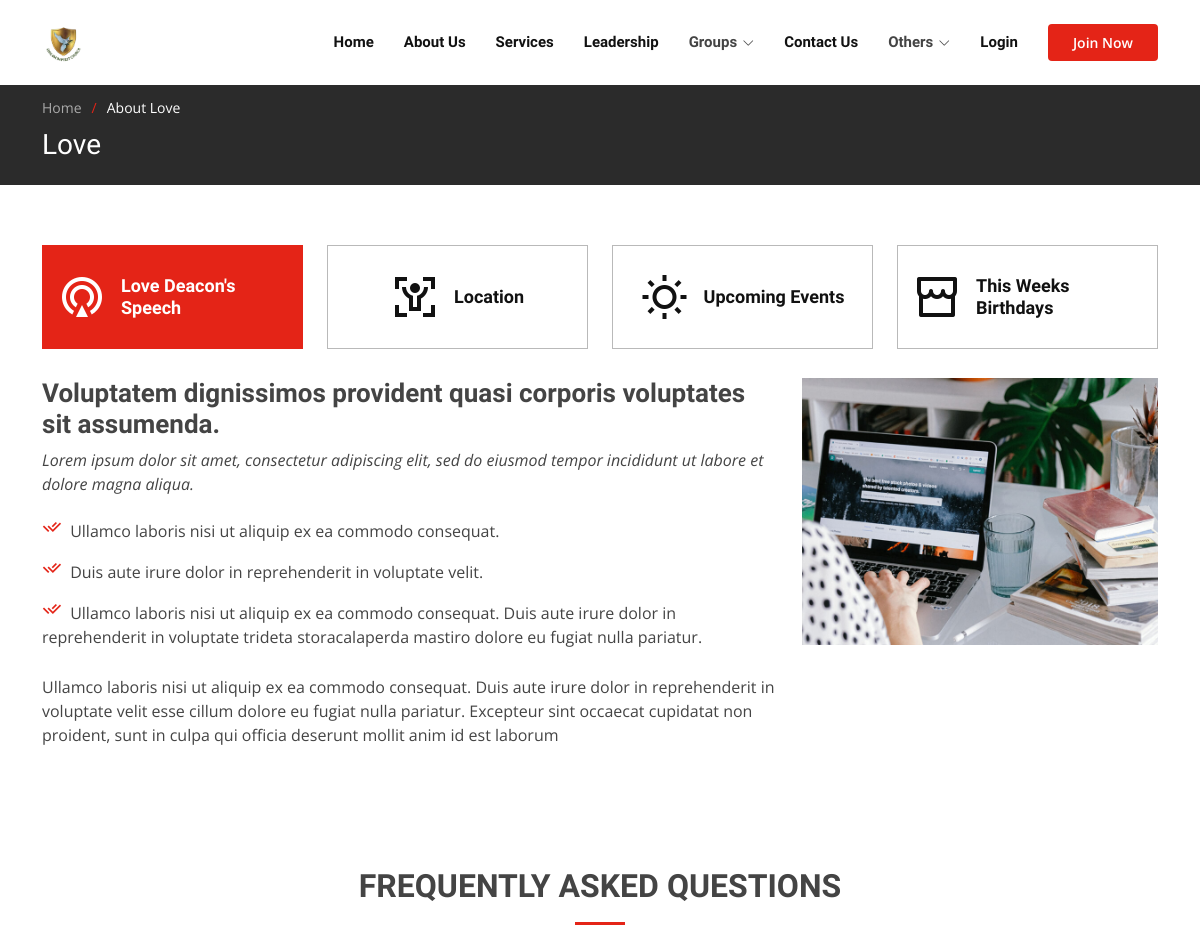
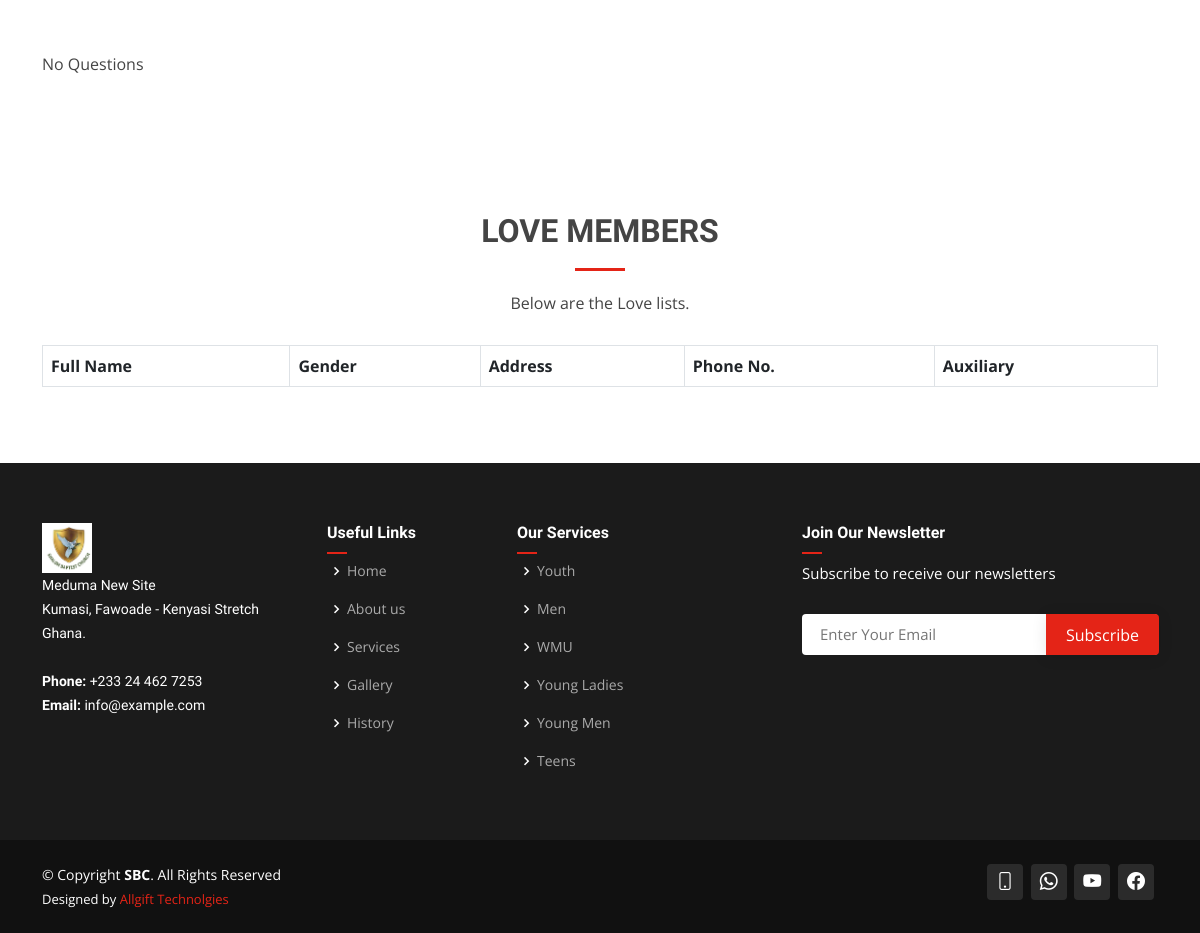
/family_details/7/, run on the app's committed database (2 pictures, top to bottom).
### core/models.py (models this page shows, shortened)
class Family(models.Model):
    name = models.CharField(max_length=255)
    contact = models.CharField(max_length=13, blank=True, null=True)
    location = models.TextField(blank=True, null=True)
    speech = models.TextField(blank=True, null=True)
    deacon = models.ImageField(default='group.png', upload_to='auxiliaries', blank=True, null=True)
    group_img = models.ImageField(default='group.png', upload_to='auxiliaries', blank=True, null=True)
    contribution_target = models.DecimalField(max_digits=8, decimal_places=2, blank=True, null=True)
    def get_absolute_url(self):
        return reverse('family_details', args=[str(self.id)])

class Auxiliaries(models.Model):
    name = models.CharField(max_length=255)
    designation = models.CharField(max_length=255, blank=True, null=True)
    about_us = models.TextField(blank=True, null=True)
    mission = models.TextField(blank=True, null=True)
    speech = models.TextField(blank=True, null=True)
    deacon = models.ImageField(default='group.png', upload_to='auxiliaries', blank=True, null=True)
    group_img = models.ImageField(default='group.png', upload_to='auxiliaries', blank=True, null=True)
    contribution_target = models.DecimalField(max_digits=8, decimal_places=2, blank=True, null=True)
    def get_absolute_url(self):
        return reverse('aux_details', args=[str(self.id)])

### core/views.py (the view)
# urls.py: path('family_details/<int:id>/', views.fam_details, name='family_details'),
def fam_details(request, id):
    auxiliaries = Auxiliaries.objects.all()
    families = Family.objects.all()
    ministries = Ministries.objects.all()
    family = get_object_or_404(Family, pk=id)
    faqs = FamilyFAQ.objects.filter(family=family.id)
    context = {
        'family': family,
        'faqs': faqs,
        'auxiliaries': auxiliaries,
        'families': families,
        'ministries': ministries,
    }
    return render(request, 'core/family_detail.html', context)

### core/models.py (called while the page is built)
    def get_absolute_url(self):
        return reverse('min_details', args=[str(self.id)])

### templates/core/family_detail.html (shortened to what this page needs)
{% extends 'base.html' %}
{% load static %}
{% load crispy_forms_tags %}
{% block content %}
  <main id="main">
    <section class="breadcrumbs">
      <div class="container">
        <ol>
          <li><a href="{% url 'home' %}">Home</a></li>
          <li>About {{family.name}}</li>
        </ol>
        <h2>{{family.name}}</h2>
      </div>
    </section>
    <section id="tabs" class="tabs">
      <div class="container" data-aos="fade-up">
        <ul class="nav nav-tabs row d-flex">
          <li class="nav-item col-3">
            <a class="nav-link active show" data-bs-toggle="tab" data-bs-target="#tab-1">
              <i class="ri-gps-line"></i>
              <h4 class="d-none d-lg-block">{{family.name}} Deacon's Speech</h4>
            </a>
          </li>
          <li class="nav-item col-3">
            <a class="nav-link" data-bs-toggle="tab" data-bs-target="#tab-2">
              <i class="ri-body-scan-line"></i>
              <h4 class="d-none d-lg-block">Location</h4>
            </a>
          </li>
          <li class="nav-item col-3">
            <a class="nav-link" data-bs-toggle="tab" data-bs-target="#tab-3">
              <i class="ri-sun-line"></i>
              <h4 class="d-none d-lg-block">Upcoming Events</h4>
            </a>
          </li>
          <li class="nav-item col-3">
            <a class="nav-link" data-bs-toggle="tab" data-bs-target="#tab-4">
              <i class="ri-store-line"></i>
              <h4 class="d-none d-lg-block">This Weeks Birthdays</h4>
            </a>
          </li>
        </ul>
        <div class="tab-content">
          <div class="tab-pane active show" id="tab-1">
            <div class="row">
              <div class="col-lg-8 order-2 order-lg-1 mt-3 mt-lg-0" data-aos="fade-up" data-aos-delay="100">
                <h3>Voluptatem dignissimos provident quasi corporis voluptates sit assumenda.</h3>
                <p class="fst-italic">
                  Lorem ipsum dolor sit amet, consectetur adipiscing elit, sed do eiusmod tempor incididunt ut labore et dolore
                  magna aliqua.
                </p>
                <ul>
                  <li><i class="ri-check-double-line"></i> Ullamco laboris nisi ut aliquip ex ea commodo consequat.</li>
                  <li><i class="ri-check-double-line"></i> Duis aute irure dolor in reprehenderit in voluptate velit.</li>
                  <li><i class="ri-check-double-line"></i> Ullamco laboris nisi ut aliquip ex ea commodo consequat. Duis aute irure dolor in reprehenderit in voluptate trideta storacalaperda mastiro dolore eu fugiat nulla pariatur.</li>
                </ul>
                <p>
                  Ullamco laboris nisi ut aliquip ex ea commodo consequat. Duis aute irure dolor in reprehenderit in voluptate
                  velit esse cillum dolore eu fugiat nulla pariatur. Excepteur sint occaecat cupidatat non proident, sunt in
                  culpa qui officia deserunt mollit anim id est laborum
                </p>
              </div>
              <div class="col-lg-4 order-1 order-lg-2 text-center" data-aos="fade-up" data-aos-delay="200">
                <img src="{% static 'assets/img/tabs-1.jpg' %}" alt="" class="img-fluid">
              </div>
            </div>
          </div>
        </div>
      </div>
    </section>
    <section id="faq" class="faq">
      <div class="container" data-aos="fade-up">
        <div class="section-title">
          <h2>Frequently Asked Questions</h2>
        </div>
        <ul class="faq-list accordion" data-aos="fade-up">
          {% for faq in faqs %}
            <li>
            <a data-bs-toggle="collapse" class="collapsed" data-bs-target="#faq-content-{{faq.id}}">{{faq.question}} <i class="bx bx-chevron-down icon-show"></i><i class="bx bx-x icon-close"></i></a>
            <div id="faq-content-{{faq.id}}" class="collapse" data-bs-parent=".faq-list">
              <p>
                {{faq.answer}}
              </p>
            </div>
          </li>
          {% empty  %}
            <p>No Questions</p>
          {% endfor %}
        </ul>
      </div>
    </section>
    <section class="inner-page">
      <div class="container" data-aos="fade-up">
        <div class="section-title">
          <h2>{{family.name}} Members</h2>
          <p>Below are the {{family.name}} lists.</p>
        </div>
        <table class="table table-hover table-bordered">
          <thead>
            <tr>
              <th>Full Name</th>
              <th>Gender</th>
              <th>Address</th>
              <th>Phone No.</th>
              <th>Auxiliary</th>
            </tr>
          </thead>
        </table>
      </div>
    </section>
  </main>
{% endblock content %}

### templates/base.html (shortened to what this page needs)
{% load static %}
<!DOCTYPE html>
<html lang="en">
<head>
  <link href="{% static 'assets/vendor/aos/aos.css' %}" rel="stylesheet">
  <link href="{% static 'assets/vendor/bootstrap/css/bootstrap.min.css' %}" rel="stylesheet">
  <link href="{% static 'assets/vendor/bootstrap-icons/bootstrap-icons.css' %}" rel="stylesheet">
  <link href="{% static 'assets/vendor/boxicons/css/boxicons.min.css' %}" rel="stylesheet">
  <link href="{% static 'assets/vendor/glightbox/css/glightbox.min.css' %}" rel="stylesheet">
  <link href="{% static 'assets/vendor/remixicon/remixicon.css' %}" rel="stylesheet">
  <link href="{% static 'assets/vendor/swiper/swiper-bundle.min.css' %}" rel="stylesheet">
  <link href="{% static 'assets/css/style.css' %}" rel="stylesheet">
</head>
<body>
  <header id="header" class="fixed-top d-flex align-items-center">
    <div class="container d-flex align-items-center">
       <a href="{% url 'home' %}" class="logo me-auto"><img src="{% static 'assets/img/shalom_logo.png' %}" alt=""></a>
      <nav id="navbar" class="navbar order-last order-lg-0">
        <ul>
          <li><a href="{% url 'home' %}#hero">Home</a></li>
          <li><a href="{% url 'home' %}#about">About Us</a></li>
          <li><a href="{% url 'home' %}#services">Services</a></li>
          <li><a href="{% url 'home' %}#team">Leadership</a></li>
          <li class="dropdown"><a><span>Groups</span> <i class="bi bi-chevron-down"></i></a>
          </li>
          <li><a href="{% url 'home' %}#contact">Contact Us</a></li>
          <li class="dropdown"><a><span>Others</span> <i class="bi bi-chevron-down"></i></a>
          </li>
           {% if user.is_authenticated%}
           <li class="dropdown"><a><span>{{user.username}}</span> <i class="bi bi-chevron-down dropdown-indicator"></i></a>
            <ul>
              <li><a href="{% url 'profile' request.user %}">Profile</a></li>
              <li><a href="{% url 'logout' %}">Logout</a></li>
            </ul>
          </li>
          {% else %}
          <li><a href="{% url 'login' %}">Login</a></li>
          {% endif %}
        </ul>
      </nav>
      {% if user.is_authenticated%}
        <a href="" class="get-started-btn scrollto">Donate Now</a>
      {% else %}
        <a href="{% url 'join' %}" class="get-started-btn scrollto">Join Now</a>
      {% endif %}
    </div>
  </header>
  {% block content %}
  {% endblock content %}
  <footer id="footer">
    <div class="footer-top">
      <div class="container">
        <div class="row">
          <div class="col-lg-3 col-md-6 footer-contact">
            <a href="{% url 'home' %}" class="logo me-auto"><img src="{% static 'assets/img/shalom_logo.png' %}" alt="" height="50"></a>
            <p>
              Meduma New Site <br>
              Kumasi, Fawoade - Kenyasi Stretch<br>
              Ghana. <br><br>
              <strong>Phone:</strong> +233 24 462 7253<br>
              <strong>Email:</strong> info@example.com<br>
            </p>
          </div>
          <div class="col-lg-2 col-md-6 footer-links">
            <h4>Useful Links</h4>
            <ul>
              <li><i class="bx bx-chevron-right"></i> <a href="{% url 'home' %}">Home</a></li>
              <li><i class="bx bx-chevron-right"></i> <a href="{% url 'home' %}#about">About us</a></li>
              <li><i class="bx bx-chevron-right"></i> <a href="{% url 'home' %}#services">Services</a></li>
              <li><i class="bx bx-chevron-right"></i> <a href="{% url 'gallery' %}">Gallery</a></li>
              <li><i class="bx bx-chevron-right"></i> <a href="{% url 'history' %}">History</a></li>
            </ul>
          </div>
          <div class="col-lg-3 col-md-6 footer-links">
            <h4>Our Services</h4>
            <ul>
              {% for aux in auxiliaries%}
                <li><i class="bx bx-chevron-right"></i> <a href="{{aux.get_absolute_url}}">{{aux.name}}</a></li>
              {% endfor %}
            </ul>
          </div>
          <div class="col-lg-4 col-md-6 footer-newsletter">
            <h4>Join Our Newsletter</h4>
            <p>Subscribe to receive our newsletters</p>
            <form action="{% url 'subscribers' %}" method="post">
              <input type="email" name="email" placeholder="Enter Your Email">
              <input type="submit" value="Subscribe">
            </form>
          </div>
        </div>
      </div>
    </div>
    <div class="container d-md-flex py-4">
      <div class="me-md-auto text-center text-md-start">
        <div class="copyright">
          &copy; Copyright <strong><span>SBC</span></strong>. All Rights Reserved
        </div>
        <div class="credits">
          Designed by <a href="https://allgifttechnologies.com/">Allgift Technolgies</a>
        </div>
      </div>
      <div class="social-links text-center text-md-end pt-3 pt-md-0">
        {% if user.is_authenticated %}
            <a href="tel:+233244627253" class="google-plus"><i class="bi bi-phone"></i></a>
          {% else %}
            <a href="tel:+233244627253" class="google-plus"><i class="bi bi-phone"></i></a>
          {% endif %}
          <a href="https://api.whatsapp.com/send?phone=233244627253" class="google-plus"><i class="bi bi-whatsapp"></i></a>
          <a href="https://www.youtube.com/@shalombaptistchurch6140/videos" class="google-plus" target="_blank"><i class="bi bi-youtube"></i></a>
          <a href="https://web.facebook.com/baptistshalom?_rdc=1&_rdr" class="facebook" target="_blank"><i class="bi bi-facebook"></i></a>
      </div>
    </div>
  </footer>
</body>
</html>

### data on the page
Family: name "Love", name "LOVE"
Auxiliaries: name "Youth"
Auxiliaries: name "Men"
Auxiliaries: name "WMU"
Auxiliaries: name "Young Ladies"
Auxiliaries: name "Young Men"
Auxiliaries: name "Teens"
